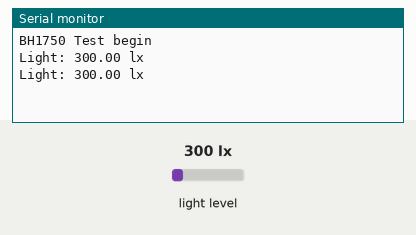
Recording of a sketch running on a simulated ESP8266 (NodeMCU). Shown: the last lines printed to the serial monitor. Inputs (shaded band) come from the test bench; at power-on: light level 300 lx. WiFi joins after 1.5 s; servers stay silent unless stated.

Above: at 3.0 s.
3.1 s: light level set to 40 lx
At 4.4 s:
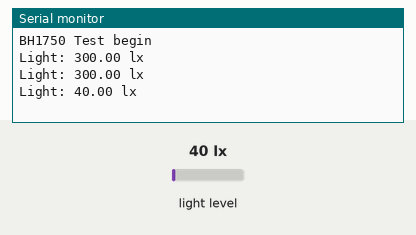
4.6 s: light level set to 500 lx
At 5.6 s:
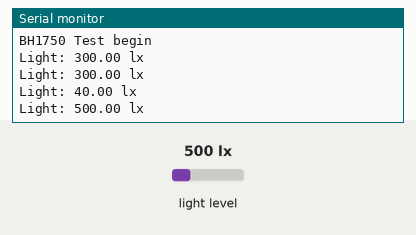
Timing chart, 0 to 7.6 s (numbered marks = the images above; inputs shaded):
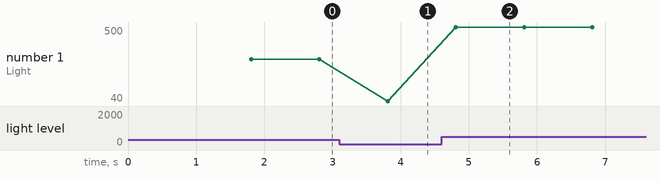

The sketch:

blynk-bh1750.ino
```cpp
#define BLYNK_TEMPLATE_ID "TMPL6o_O-0R6x"
#define BLYNK_TEMPLATE_NAME "Quickstart Template"
#define BLYNK_AUTH_TOKEN "-ADX3ceYrOMgrAJIbTsyjq3cwb40WpHe"


#define BLYNK_PRINT Serial
#include <Wire.h>
#include <BH1750.h>

BH1750 lightMeter;

#include "DHT.h"

#define DHTPIN D4
#define DHTTYPE DHT22

DHT dht(DHTPIN, DHTTYPE);


#include <ESP8266WiFi.h>
#include <BlynkSimpleEsp8266.h>

// Your WiFi credentials.
// Set password to "" for open networks.
char ssid[] = "jakapat";
char pass[] = "Jakapat12";

BlynkTimer timer;
int count = 0;

BLYNK_WRITE(V0) {
  int value = param.asInt();  // แปลงเป็น integer
  Blynk.virtualWrite(V1, value);

  Blynk.virtualWrite(V4, count);
}

BLYNK_CONNECTED() {
  Blynk.setProperty(V3, "offImageUrl", "https://static-image.nyc3.cdn.digitaloceanspaces.com/general/fte/congratulations.png");
  Blynk.setProperty(V3, "onImageUrl", "https://static-image.nyc3.cdn.digitaloceanspaces.com/general/fte/congratulations_pressed.png");
  Blynk.setProperty(V3, "url", "https://docs.blynk.io/en/getting-started/what-do-i-need-to-blynk/how-quickstart-device-was-made");
}

void myTimerEvent() {

  Blynk.virtualWrite(V2, millis() / 1000);
}

void setup() {
  // Debug console
  Serial.begin(115200);

  Wire.begin();

  lightMeter.begin();

  Serial.println(F("BH1750 Test begin"));
  Blynk.begin(BLYNK_AUTH_TOKEN, ssid, pass);

  timer.setInterval(1000L, myTimerEvent);
  lightMeter.begin();
  dht.begin();
}

void loop() {


  float lux = lightMeter.readLightLevel();
  Serial.print("Light: ");
  Serial.print(lux);
  Serial.println(" lx");
  delay(1000);

  Blynk.run();
  Blynk.virtualWrite(V8, lux);
  timer.run();

}
```

Measured:
- after the input at 3.1 s, the serial monitor: prints a new line after 0.71 s (image 1)
- after the input at 4.6 s, the serial monitor: prints a new line after 0.21 s (image 2)
- plotted number 1: 300 → 40 after the input at 3.1 s, 40 → 500 after the input at 4.6 s
